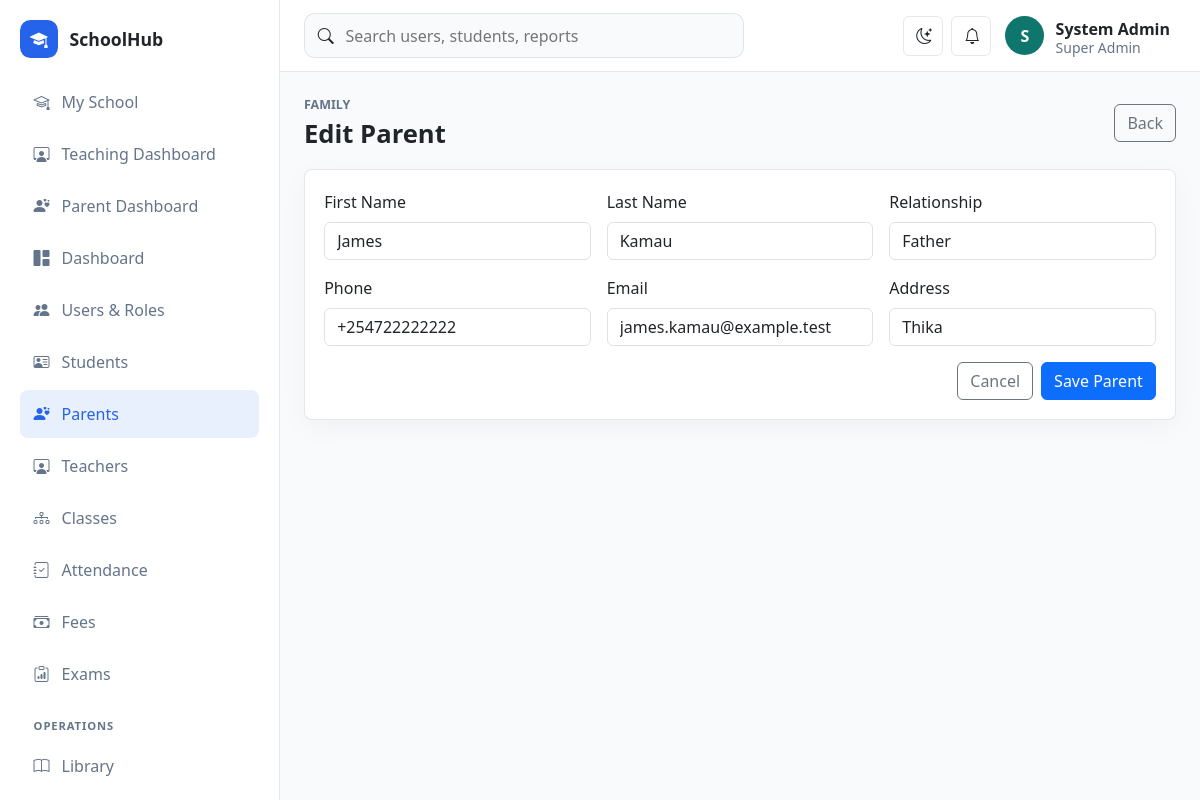
The page /school/public/parents/edit?id=2 (signed in) on the database its author committed.
### tables this page shows
CREATE TABLE parents (
    id BIGINT UNSIGNED AUTO_INCREMENT PRIMARY KEY,
    first_name VARCHAR(100) NOT NULL,
    last_name VARCHAR(100) NOT NULL,
    relationship VARCHAR(60) NOT NULL DEFAULT 'Guardian',
    email VARCHAR(190) NULL,
    phone VARCHAR(40) NOT NULL,
    address VARCHAR(255) NULL,
    created_at TIMESTAMP DEFAULT CURRENT_TIMESTAMP,
    INDEX idx_parents_phone (phone)
);

### app/Core/View.php (called while the page is built, shortened)
<?php
final class View
{
    public static function render(string $view, array $data = [], string $layout = 'app'): void
    {
        extract($data, EXTR_SKIP);
        $viewFile = dirname(__DIR__) . "/Views/{$view}.php";
        require $viewFile;
    }
}

### app/Controllers/ParentController.php (called while the page is built, shortened)
<?php
final class ParentController
{
    public function edit(): void
    {
        View::render('parents/form', ['title' => 'Edit Parent', 'parent' => Guardian::find((int)Request::input('id')), 'errors' => []]);
    }
}

### app/Core/Router.php (called while the page is built, shortened)
<?php
final class Router
{
    private array $routes = [];
    public function get(string $path, array $handler): void
    {
        $this->routes['GET'][$this->normalize($path)] = $handler;
    }
    public function post(string $path, array $handler): void
    {
        $this->routes['POST'][$this->normalize($path)] = $handler;
    }
    public function dispatch(): void
    {
        $method = Request::method();
        $path = Request::path();
        $handler = $this->routes[$method][$path] ?? null;
        [$class, $action] = $handler;
        (new $class())->{$action}();
    }
    private function normalize(string $path): string
    {
        return '/' . trim($path, '/');
    }
}

### public/index.php (called while the page is built, shortened)
<?php
spl_autoload_register(function (string $class): void {
    $prefix = 'App\\';
    $relative = str_replace('\\', '/', substr($class, strlen($prefix)));
    $file = dirname(__DIR__) . '/app/' . $relative . '.php';
});
require dirname(__DIR__) . '/app/Core/helpers.php';
$config = require dirname(__DIR__) . '/config/app.php';
$router = new Router();
$router->get('/', [DashboardController::class, 'index']);
$router->get('/login', [AuthController::class, 'showLogin']);
$router->post('/login', [AuthController::class, 'login']);
$router->post('/logout', [AuthController::class, 'logout']);
$router->get('/dashboard', [DashboardController::class, 'index']);
$router->get('/users', [UserController::class, 'index']);
$router->get('/users/create', [UserController::class, 'create']);
$router->post('/users', [UserController::class, 'store']);
$router->get('/users/edit', [UserController::class, 'edit']);
$router->post('/users/update', [UserController::class, 'update']);
$router->post('/users/delete', [UserController::class, 'destroy']);
$router->get('/students', [StudentController::class, 'index']);
$router->get('/students/create', [StudentController::class, 'create']);
$router->post('/students', [StudentController::class, 'store']);
$router->get('/students/edit', [StudentController::class, 'edit']);
$router->post('/students/update', [StudentController::class, 'update']);
$router->post('/students/delete', [StudentController::class, 'destroy']);
$router->get('/student-portal', [StudentPortalController::class, 'index']);
$router->get('/teacher-portal', [TeacherPortalController::class, 'index']);
$router->get('/parent-portal', [ParentPortalController::class, 'index']);
$router->get('/teachers', [TeacherController::class, 'index']);
$router->get('/teachers/create', [TeacherController::class, 'create']);
$router->post('/teachers', [TeacherController::class, 'store']);
$router->get('/teachers/edit', [TeacherController::class, 'edit']);
$router->post('/teachers/update', [TeacherController::class, 'update']);
$router->post('/teachers/delete', [TeacherController::class, 'destroy']);
$router->get('/parents', [ParentController::class, 'index']);
$router->get('/parents/create', [ParentController::class, 'create']);
$router->post('/parents', [ParentController::class, 'store']);
$router->get('/parents/edit', [ParentController::class, 'edit']);
$router->post('/parents/update', [ParentController::class, 'update']);
$router->post('/parents/delete', [ParentController::class, 'destroy']);
$router->get('/classes', [ClassController::class, 'index']);
$router->get('/classes/create', [ClassController::class, 'create']);
$router->post('/classes', [ClassController::class, 'store']);
$router->get('/classes/edit', [ClassController::class, 'edit']);
$router->post('/classes/update', [ClassController::class, 'update']);
$router->post('/classes/delete', [ClassController::class, 'destroy']);
$router->get('/attendance', [AttendanceController::class, 'index']);
$router->post('/attendance', [AttendanceController::class, 'store']);
$router->get('/fees', [FeeController::class, 'index']);
$router->post('/fees/invoice', [FeeController::class, 'invoice']);
$router->post('/fees/payment', [FeeController::class, 'payment']);
$router->get('/exams', [ExamController::class, 'index']);
$router->post('/exams/exam', [ExamController::class, 'exam']);
$router->post('/exams/result', [ExamController::class, 'result']);
$router->get('/operations', [OperationsController::class, 'index']);
$router->get('/operations/form', [OperationsController::class, 'form']);
$router->post('/operations/save', [OperationsController::class, 'save']);
$router->post('/operations/delete', [OperationsController::class, 'destroy']);
$router->get('/reports', [ReportController::class, 'index']);
$router->dispatch();

### config/database.php (called while the page is built)
<?php
return [
    'host' => '127.0.0.1',
    'port' => '3306',
    'database' => 'schoolhub',
    'username' => 'root',
    'password' => '',
    'charset' => 'utf8mb4',
];

### app/Core/Database.php (called while the page is built, shortened)
<?php
final class Database
{
    private static ?PDO $connection = null;
    public static function connection(): PDO
    {
        $config = require dirname(__DIR__, 2) . '/config/database.php';
        $dsn = sprintf(
            'mysql:host=%s;port=%s;dbname=%s;charset=%s',
            $config['host'],
            $config['port'],
            $config['database'],
            $config['charset']
        );
        try {
            self::$connection = new PDO($dsn, $config['username'], $config['password'], [
                PDO::ATTR_ERRMODE => PDO::ERRMODE_EXCEPTION,
                PDO::ATTR_DEFAULT_FETCH_MODE => PDO::FETCH_ASSOC,
                PDO::ATTR_EMULATE_PREPARES => false,
            ]);
        } catch (PDOException $exception) {
            http_response_code(500);
            exit('Database connection failed. Check config/database.php and import database/schema.sql.');
        }
        return self::$connection;
    }
}

### app/Models/Guardian.php (called while the page is built, shortened)
<?php
final class Guardian
{
    public static function find(int $id): ?array
    {
        $stmt = Database::connection()->prepare('SELECT * FROM parents WHERE id = :id');
        $stmt->execute(['id' => $id]);
        return $stmt->fetch() ?: null;
    }
}

### config/app.php (called while the page is built)
<?php
return [
    'name' => 'SchoolHub',
    'base_url' => '/school/public',
    'timezone' => 'Africa/Nairobi',
    'session_name' => 'schoolhub_session',
    'debug' => true,
];

### app/Core/helpers.php (called while the page is built, shortened)
<?php
function app_config(string $key, mixed $default = null): mixed
{
    static $config = null;
    $config ??= require dirname(__DIR__, 2) . '/config/app.php';
    return $config[$key] ?? $default;
}
function url(string $path = ''): string
{
    return rtrim(app_config('base_url'), '/') . '/' . ltrim($path, '/');
}
function e(mixed $value): string
{
    return htmlspecialchars((string)$value, ENT_QUOTES, 'UTF-8');
}

### app/Views/parents/form.php (the view, shortened to what this page needs)
<?php $isEdit = !empty($parent['id']); ?>
<div class="page-heading"><div><p class="eyebrow">Family</p><h1><?= $isEdit ? 'Edit Parent' : 'Create Parent' ?></h1></div><a class="btn btn-outline-secondary" href="<?= e(url('/parents')) ?>">Back</a></div>
<section class="panel"><form class="row g-3" method="post" action="<?= e($isEdit ? url('/parents/update') : url('/parents')) ?>">
<div class="col-md-4"><label class="form-label">First Name</label><input class="form-control" name="first_name" value="<?= e($parent['first_name'] ?? '') ?>"></div>
<div class="col-md-4"><label class="form-label">Last Name</label><input class="form-control" name="last_name" value="<?= e($parent['last_name'] ?? '') ?>"></div>
<div class="col-md-4"><label class="form-label">Relationship</label><input class="form-control" name="relationship" value="<?= e($parent['relationship'] ?? 'Guardian') ?>"></div>
<div class="col-md-4"><label class="form-label">Phone</label><input class="form-control" name="phone" value="<?= e($parent['phone'] ?? '') ?>"></div>
<div class="col-md-4"><label class="form-label">Email</label><input class="form-control" type="email" name="email" value="<?= e($parent['email'] ?? '') ?>"></div>
<div class="col-md-4"><label class="form-label">Address</label><input class="form-control" name="address" value="<?= e($parent['address'] ?? '') ?>"></div>
<div class="col-12 d-flex justify-content-end gap-2"><a class="btn btn-outline-secondary" href="<?= e(url('/parents')) ?>">Cancel</a><button class="btn btn-primary">Save Parent</button></div></form></section>

### public/assets/css/app.css (style rules this page uses)
:root { --sidebar-width: 280px; --border-color: rgba(148, 163, 184, .25); --surface: #ffffff; --muted-surface: #f8fafc; --text-soft: #64748b; }
body { background: var(--muted-surface); color: var(--bs-body-color); }
.page-heading { display: flex; justify-content: space-between; align-items: center; gap: 1rem; margin-bottom: 1.25rem; }
.page-heading h1 { margin: 0; font-size: clamp(1.6rem, 2vw, 2.2rem); font-weight: 800; }
.eyebrow { margin: 0 0 .25rem; color: var(--text-soft); font-size: .78rem; text-transform: uppercase; font-weight: 800; }
.metric-card, .panel { background: var(--surface); border: 1px solid var(--border-color); border-radius: .5rem; box-shadow: 0 8px 28px rgba(15, 23, 42, .04); }
.panel { padding: 1.2rem; }

### rows shown on the page
parents: first_name "James", last_name "Kamau", relationship "Father", phone "+254722222222", email "james.kamau@example.test", address "Thika"

### other values the page prints
app_config('name') "SchoolHub"
substr(current_user()['name'] ?? 'U', 0, 1) "S"
current_user()['name'] "System Admin"
current_user()['role'] "Super Admin"
